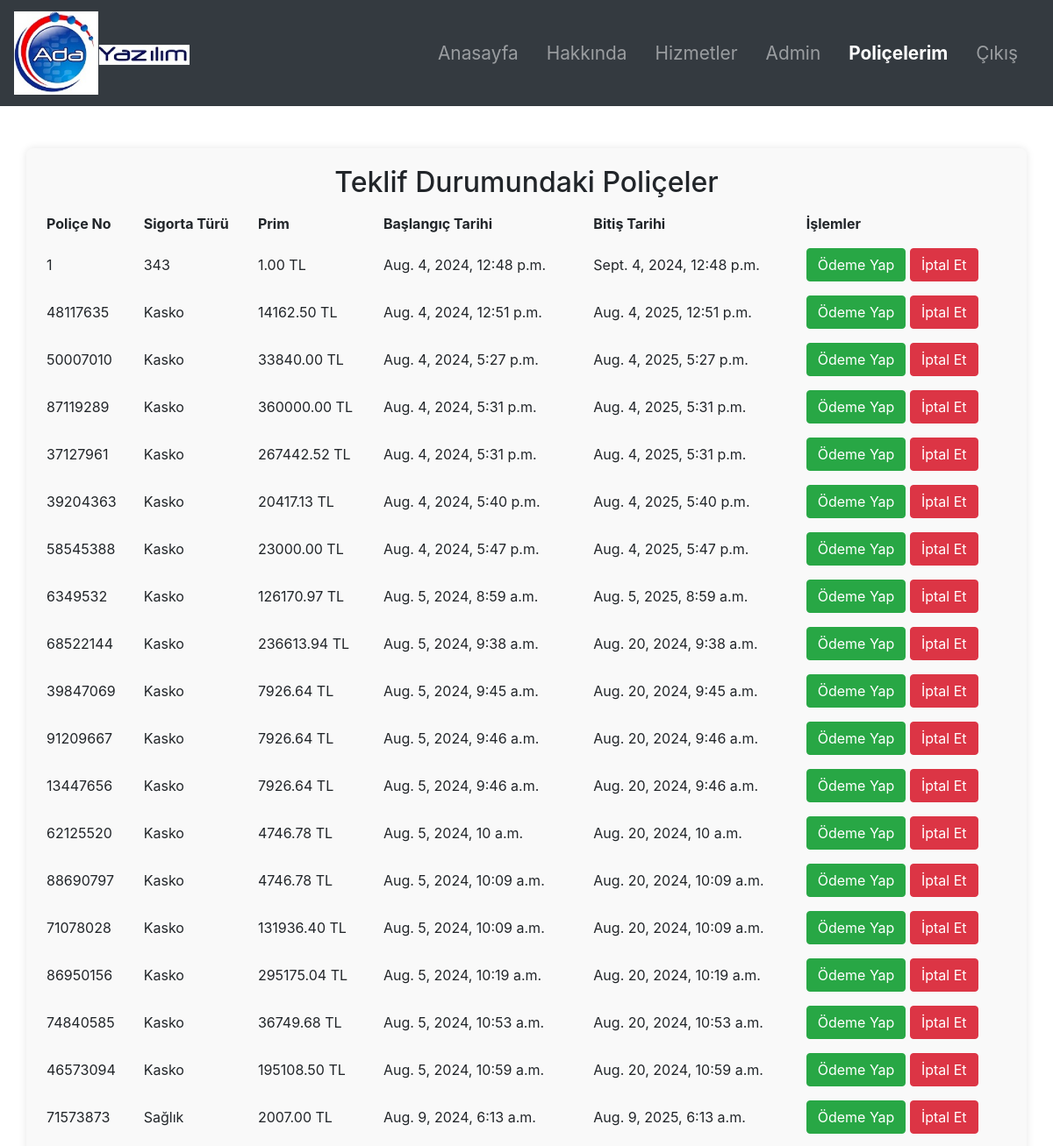
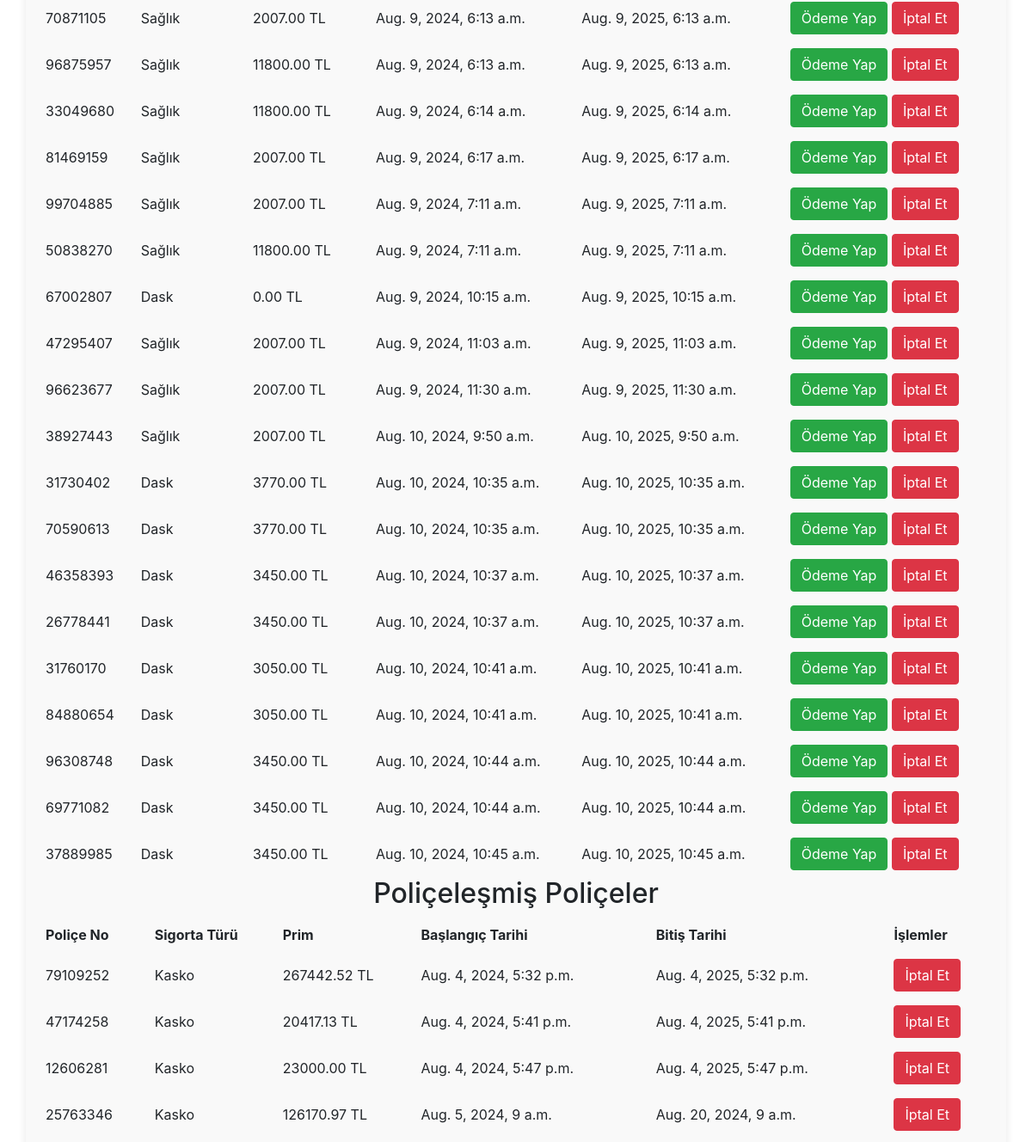
/accounts/user_profile/ (signed in, upper part), run on an earlier commit of the app's database (2 pictures, top to bottom).
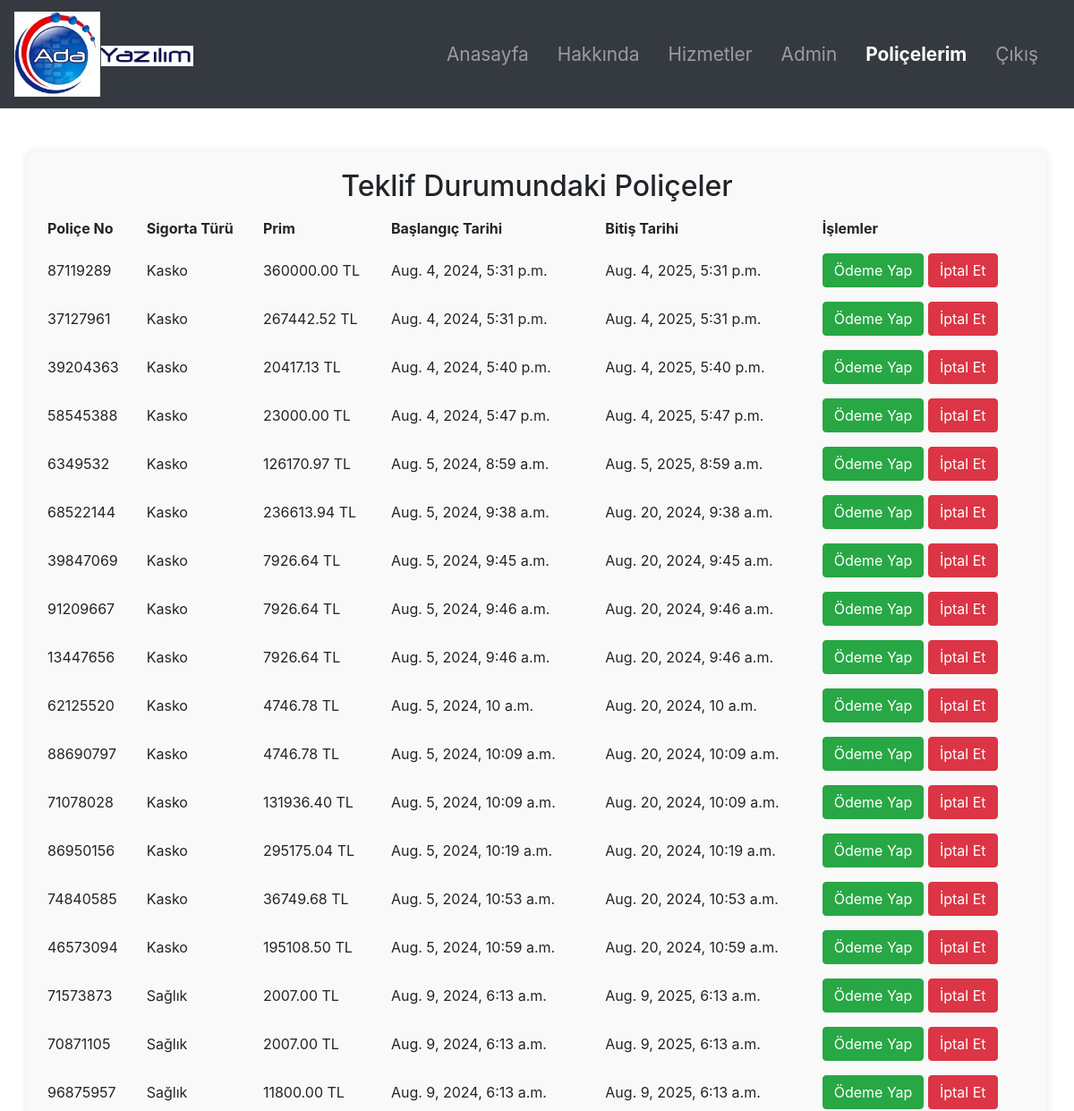
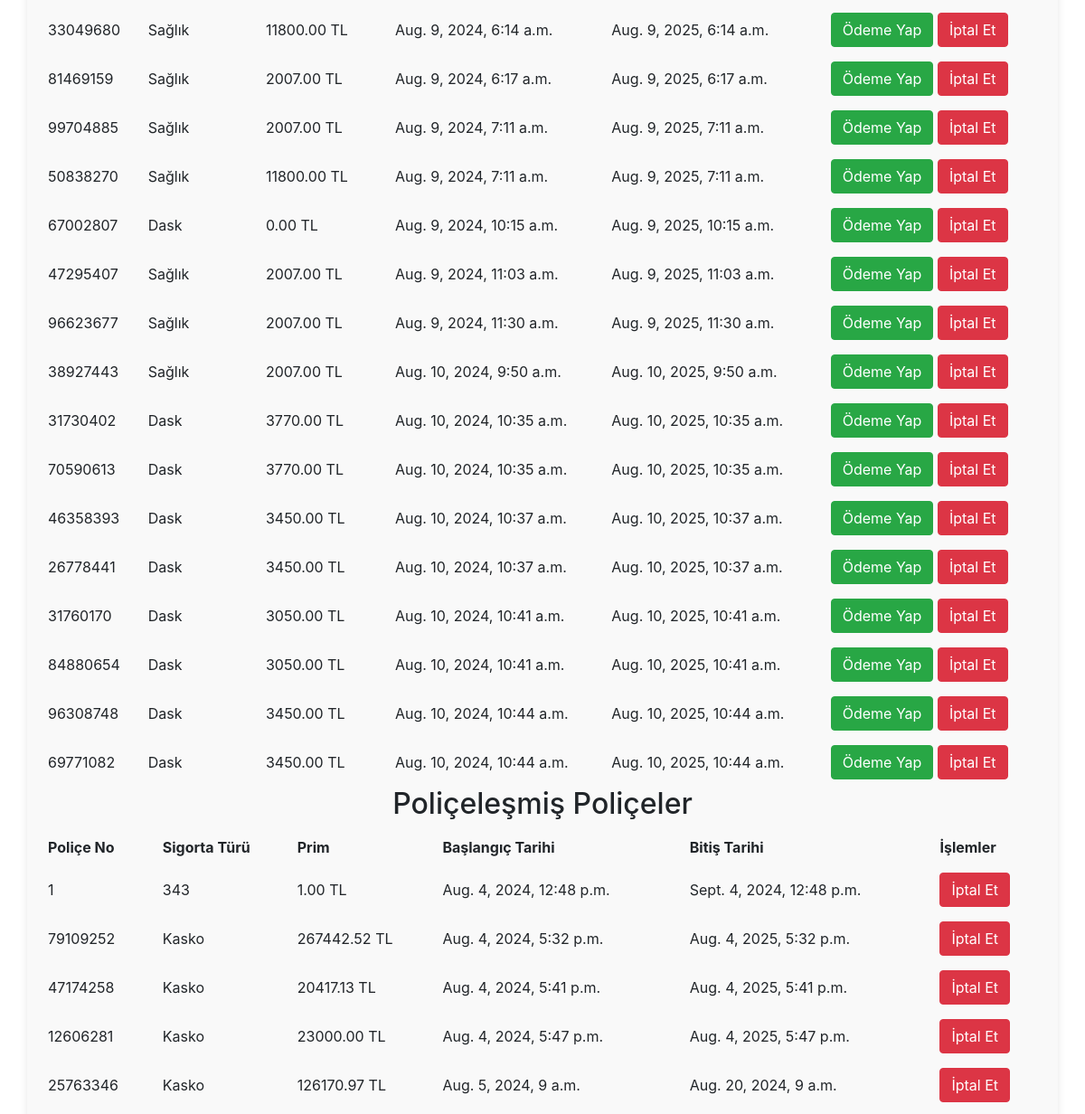
And on a later commit of the database (2 pictures, top to bottom).
### services/models.py (models this page shows, shortened)
class Police(models.Model):
    POLICE_STATUS_CHOICES = [
        ('T', 'Teklif'),
        ('P', 'Poliçeleşmiş')
    ]
    police_no = models.IntegerField(unique=True)
    musteri_no = models.ForeignKey(settings.AUTH_USER_MODEL, on_delete=models.CASCADE)
    status = models.CharField(max_length=1, choices=POLICE_STATUS_CHOICES, null= False, blank= False)
    brans_kodu = models.CharField(max_length=3)
    prim = models.DecimalField(max_digits=10, decimal_places=2)
    onaylayan = models.ForeignKey(settings.AUTH_USER_MODEL, related_name='onaylayan', on_delete=models.CASCADE)
    tanzim_tarihi = models.DateTimeField(auto_now_add=True)
    baslangic_tarihi = models.DateTimeField()
    bitis_tarihi = models.DateTimeField()
    class Meta:
        verbose_name_plural = 'Poliçeler'

### accounts/views.py (the view)
# urls.py: path('user_profile/', views.user_profile, name='user_profile'),
@login_required
def user_profile(request):
    user = request.user
    teklif_policeler = Police.objects.filter(musteri_no=user, status='T')
    policelenmis_policeler = Police.objects.filter(musteri_no=user, status='P')
    brans_isimleri = {
        '199': 'Dask',
        '340': 'Kasko',
        '610': 'Sağlık'
    }
    teklif_policeler = [
        {
            "id": police.id,
            "police_no": police.police_no,
            "brans_adi": brans_isimleri.get(police.brans_kodu, police.brans_kodu),
            "prim": police.prim,
            "baslangic_tarihi": police.baslangic_tarihi,
            "bitis_tarihi": police.bitis_tarihi,
        } for police in teklif_policeler
    ]
    policelenmis_policeler = [
        {
            "id": police.id,
            "police_no": police.police_no,
            "brans_adi": brans_isimleri.get(police.brans_kodu, police.brans_kodu),
            "prim": police.prim,
            "baslangic_tarihi": police.baslangic_tarihi,
            "bitis_tarihi": police.bitis_tarihi,
        } for police in policelenmis_policeler
    ]
    context = {
        'teklif_policeler': teklif_policeler,
        'policelemes_policeler': policelenmis_policeler,
    }
    return render(request, 'accounts/user_profile.html', context)

### templates/accounts/user_profile.html
{% extends "base.html" %}
{% block content %}
    <h2>Teklif Durumundaki Poliçeler</h2>
    {% if teklif_policeler %}
        <table style="width:100%; border-spacing: 0 15px;">
            <thead>
                <tr>
                    <th style="text-align:left; padding: 8px;">Poliçe No</th>
                    <th style="text-align:left; padding: 8px;">Sigorta Türü</th>
                    <th style="text-align:left; padding: 8px;">Prim</th>
                    <th style="text-align:left; padding: 8px;">Başlangıç Tarihi</th>
                    <th style="text-align:left; padding: 8px;">Bitiş Tarihi</th>
                    <th style="text-align:left; padding: 8px;">İşlemler</th>
                </tr>
            </thead>
            <tbody>
                {% for police in teklif_policeler %}
                    <tr>
                        <td style="padding: 8px;">{{ police.police_no }}</td>
                        <td style="padding: 8px;">{{ police.brans_adi }}</td>
                        <td style="padding: 8px;">{{ police.prim }} TL</td>
                        <td style="padding: 8px;">{{ police.baslangic_tarihi }}</td>
                        <td style="padding: 8px;">{{ police.bitis_tarihi }}</td>
                        <td style="padding: 8px;">
                            <a href="{% url 'payment' police.id %}" class="btn btn-success">Ödeme Yap</a>
                            <a href="{% url 'iptal_et' police.id %}" class="btn btn-danger">İptal Et</a>
                        </td>
                    </tr>
                {% endfor %}
            </tbody>
        </table>
    {% else %}
        <p>Henüz teklif durumunda olan bir poliçeniz yok.</p>
    {% endif %}
    <h2>Poliçeleşmiş Poliçeler</h2>
    {% if policelemes_policeler %}
        <table style="width:100%; border-spacing: 0 15px;">
            <thead>
                <tr>
                    <th style="text-align:left; padding: 8px;">Poliçe No</th>
                    <th style="text-align:left; padding: 8px;">Sigorta Türü</th>
                    <th style="text-align:left; padding: 8px;">Prim</th>
                    <th style="text-align:left; padding: 8px;">Başlangıç Tarihi</th>
                    <th style="text-align:left; padding: 8px;">Bitiş Tarihi</th>
                    <th style="text-align:left; padding: 8px;">İşlemler</th>
                </tr>
            </thead>
            <tbody>
                {% for police in policelemes_policeler %}
                    <tr>
                        <td style="padding: 8px;">{{ police.police_no }}</td>
                        <td style="padding: 8px;">{{ police.brans_adi }}</td>
                        <td style="padding: 8px;">{{ police.prim }} TL</td>
                        <td style="padding: 8px;">{{ police.baslangic_tarihi }}</td>
                        <td style="padding: 8px;">{{ police.bitis_tarihi }}</td>
                        <td style="padding: 8px;">
                            <a href="{% url 'iptal_et' police.id %}" class="btn btn-danger">İptal Et</a>
                        </td>
                    </tr>
                {% endfor %}
            </tbody>
        </table>
    {% else %}
        <p>Henüz poliçeleşmiş bir poliçeniz yok.</p>
    {% endif %}
{% endblock %}

### templates/base.html (shortened to what this page needs)
<!DOCTYPE html>
<html lang="en">
<head>
    {% load static %}
    <link rel="stylesheet" href="{% static 'css/style.css' %}">
    <link rel="stylesheet" href="https://stackpath.bootstrapcdn.com/bootstrap/4.3.1/css/bootstrap.min.css">
</head>
<body>
    {% include 'navbar.html' %}
    <div class="container mt-5">
        {% block content %}
        {% endblock %}
    </div>
</body>
</html>

### templates/navbar.html (shortened to what this page needs)
{% load static %}
<nav class="navbar navbar-expand-lg navbar-dark bg-dark">
    <a class="navbar-brand" href="{% url 'home' %}">
        <img src="{% static 'images/adalogo.png' %}" alt="Logo" width="200" height="100">
    </a>
    <div class="collapse navbar-collapse" id="navbarNav">
        <ul class="navbar-nav ml-auto">
            <li class="nav-item {% if request.path == '/' %}active{% endif %}">
                <a class="nav-link" href="{% url 'home' %}">Anasayfa</a>
            </li>
            <li class="nav-item {% if request.path == '/accounts/about/' %}active{% endif %}">
                <a class="nav-link" href="{% url 'about' %}">Hakkında</a>
            </li>
            <li class="nav-item {% if request.path == '/policies/services/' %}active{% endif %}">
                <a class="nav-link" href="{% url 'services' %}">Hizmetler</a>
            </li>
            <li class="nav-item">
                <a class="nav-link" href="{% url 'admin:index' %}">Admin</a>
            </li>
            {% if user.is_authenticated %}
                <li class="nav-item {% if request.path == '/accounts/user_profile/' %}active{% endif %}">
                    <a class="nav-link" href="{% url 'user_profile' %}">Poliçelerim</a>
                </li>
                <li class="nav-item {% if request.path == '/accounts/logout/' %}active{% endif %}">
                    <a class="nav-link" href="{% url 'logout' %}">Çıkış</a>
                </li>
            {% endif %}
        </ul>
    </div>
</nav>

### static/css/style.css (style rules this page uses)
body { background-color: #f8f9fa; font-family: Arial, sans-serif; }
.navbar { display: flex; justify-content: space-between; align-items: center; padding: 1rem; background-color: #343a40; }
.navbar-brand { font-size: 1.5rem; color: white; }
.navbar-nav { display: flex; list-style: none; margin: 0; padding: 0; }
.navbar-nav li { margin-right: 1rem; }
.navbar-nav li a { color: white; text-decoration: none; font-size: 1.3rem; }
.navbar-nav .active { color: #007bff; font-weight: bold; }
.container { max-width: 600px; margin: 0 auto; padding: 20px; background-color: #f9f9f9; border-radius: 8px; box-shadow: 0 0 10px rgba(0, 0, 0, 0.1); }
img { max-width: 100%; height: auto; }
h2 { text-align: center; }

What changed in the data, as far as the page shows it:
removed Police: prim "14162.50", baslangic_tarihi "Aug. 4, 2024, 12:51 p.m.", bitis_tarihi "Aug. 4, 2025, 12:51 p.m."
removed Police: prim "33840.00", baslangic_tarihi "Aug. 4, 2024, 5:27 p.m.", bitis_tarihi "Aug. 4, 2025, 5:27 p.m."
removed Police: prim "3450.00", baslangic_tarihi "Aug. 10, 2024, 10:45 a.m.", bitis_tarihi "Aug. 10, 2025, 10:45 a.m."
Also different on the page:
new list line: "1 TL İptal Et"
new list line: "343 1.00 Aug. 4, 2024, 12:48 p.m. Sept. 4, 2024, 12:48 p.m."
list line gone: "1 TL Ödeme Yap İptal Et"
list line gone: "343 1.00 Aug. 4, 2024, 12:48 p.m. Sept. 4, 2024, 12:48 p.m."
list line gone: "48117635 Kasko TL Ödeme Yap İptal Et"
list line gone: "50007010 Kasko TL Ödeme Yap İptal Et"
list line gone: "37889985 Dask TL Ödeme Yap İptal Et"
